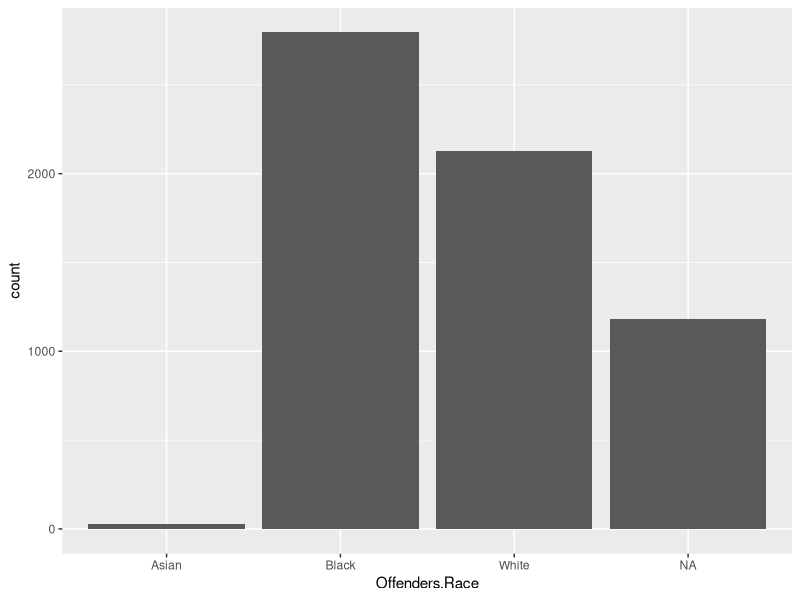
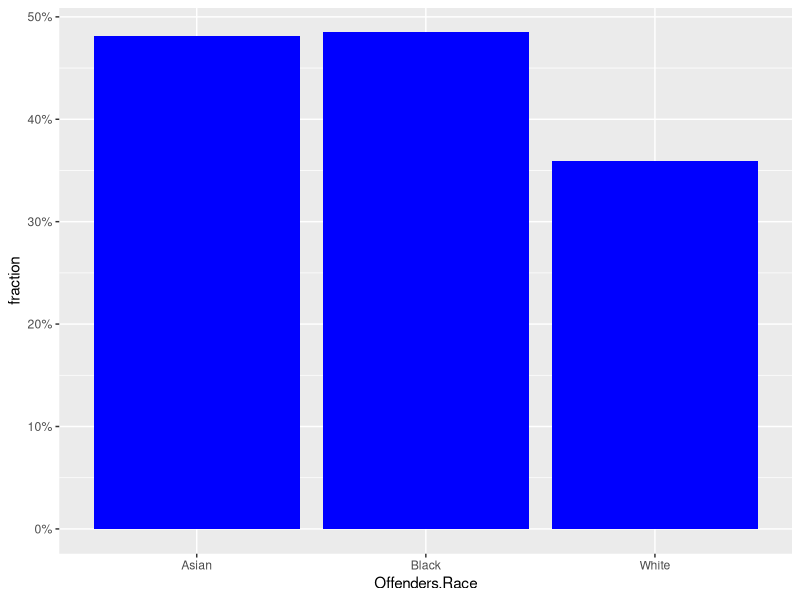
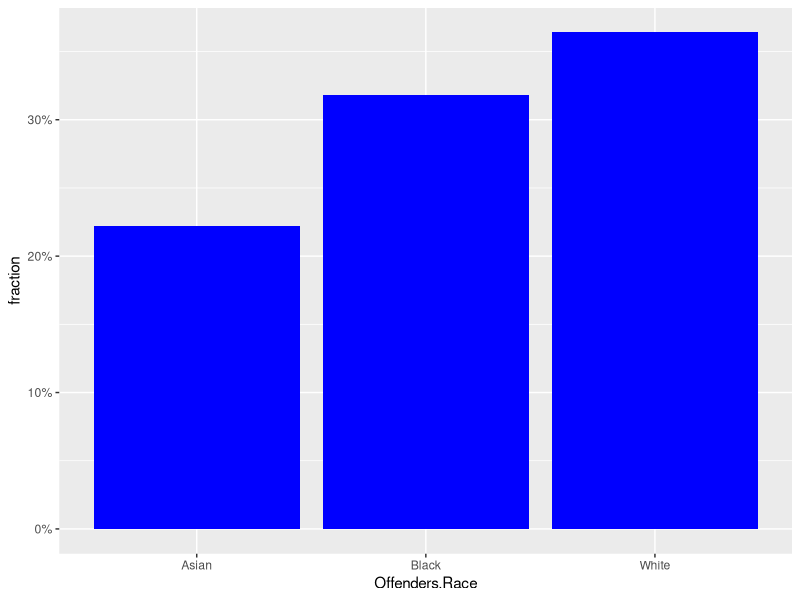
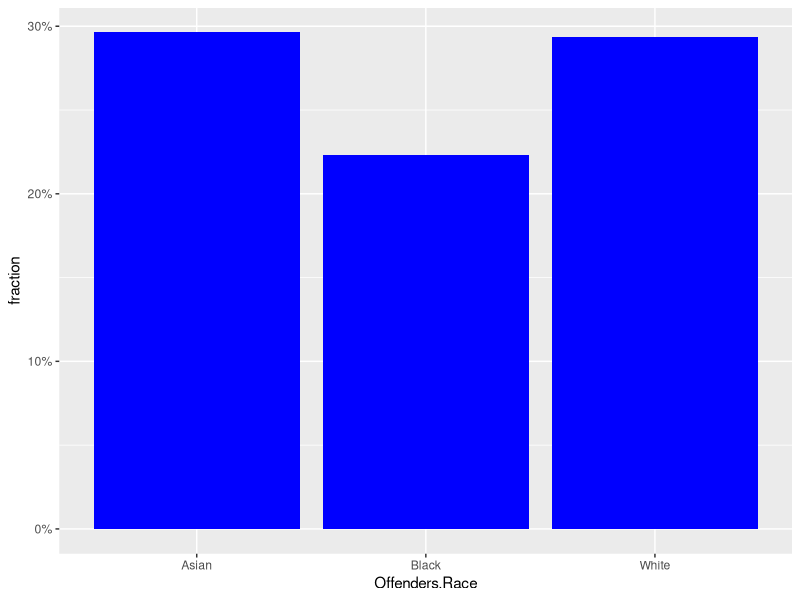
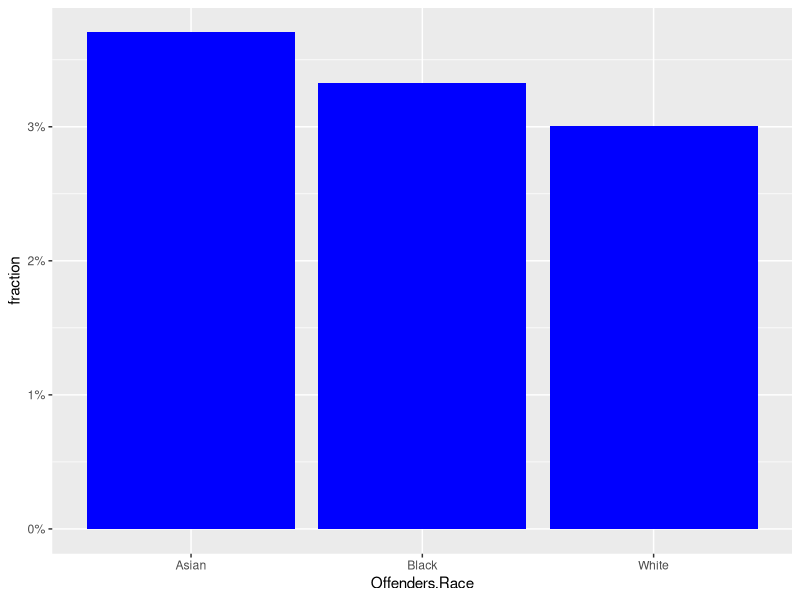
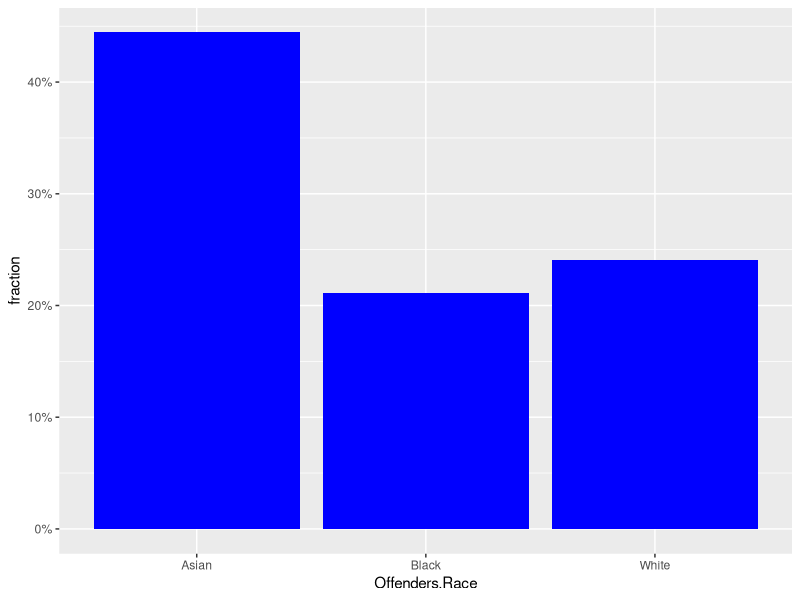
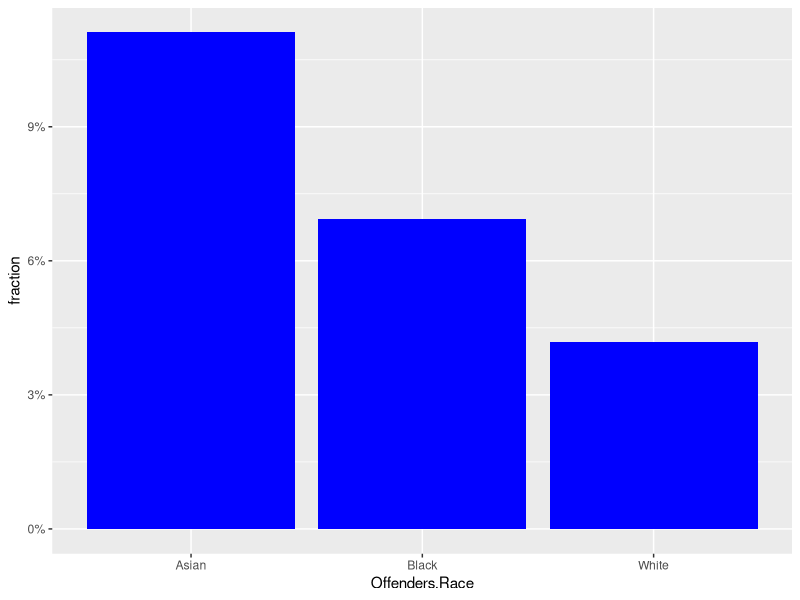
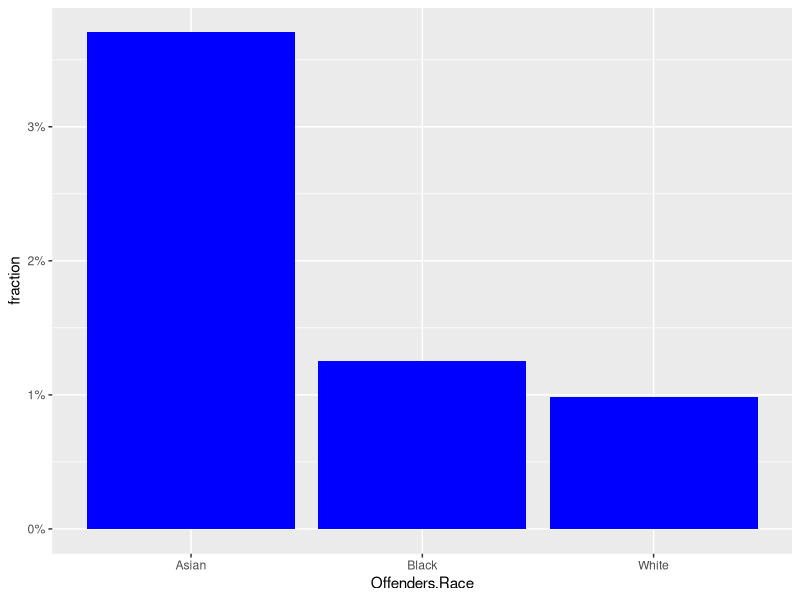

The R source for these figures, in order:
library(here)
library(ggplot2)
library(tidyr)
library(dplyr)

#loading files
UOF <- read.csv(file = here("clean data/orlando/UOF (cleaned).csv"), stringsAsFactors = FALSE)

#deleting rows where number of races and ethnicities dont match up.
UOF_Offenders<- UOF[-c(3041, 4376, 5295, 1125, 3039, 5293, 4374), ]

#separating rows to be one offender per row
UOF_Offenders<- UOF_Offenders %>% separate_rows(Offenders.Race, Offenders.Sex, Offenders.Ethnicity, sep= ";")

RaceCounts <- as.data.frame(table(UOF_Offenders$Offenders.Race)) 

#dataframes with counts of UOF being used on each race and the fraction it is of the total number of each race in the dataset
ElectroncicDevice <- as.data.frame(with(UOF_Offenders, table(Offenders.Race, Electronic.Device.Used))) 
  ElectroncicDevice <- ElectroncicDevice[-c(1,2,3), ]
  ElectroncicDevice$fraction = ElectroncicDevice$Freq / RaceCounts$Freq
ChemicalAgent <- as.data.frame(with(UOF_Offenders, table(Offenders.Race, Chemical.Agent.Used)))
  ChemicalAgent <- ChemicalAgent[-c(1,2,3), ]
  ChemicalAgent$fraction = ChemicalAgent$Freq / RaceCounts$Freq
Tackle <- as.data.frame(with(UOF_Offenders, table(Offenders.Race, Tackle.Take.Down)))
  Tackle <- Tackle[-c(1,2,3), ]
  Tackle$fraction = Tackle$Freq / RaceCounts$Freq
ImpactWeapon <- as.data.frame(with(UOF_Offenders, table(Offenders.Race, Impact.Weapons.Used)))
  ImpactWeapon <- ImpactWeapon[-c(1,2,3), ]
  ImpactWeapon$fraction = ImpactWeapon$Freq / RaceCounts$Freq
PhysicalStrike<- as.data.frame(with(UOF_Offenders, table(Offenders.Race, Physical.Strikes.Made)))
  PhysicalStrike <- PhysicalStrike[-c(1,2,3), ]
  PhysicalStrike$fraction = PhysicalStrike$Freq / RaceCounts$Freq
DeflationDevice<- as.data.frame(with(UOF_Offenders, table(Offenders.Race, Deflation.Devices.Used)))
  DeflationDevice <- DeflationDevice[-c(1,2,3), ]
  DeflationDevice$fraction = DeflationDevice$Freq / RaceCounts$Freq
K9<- as.data.frame(with(UOF_Offenders, table(Offenders.Race, K9.Unit.Involved)))
  K9 <- K9[-c(1,2,3), ]
  K9$fraction = K9$Freq / RaceCounts$Freq

  
##putting all the frequencies into one dataframe
AllFrequncies <- data.frame(Offenders.Race=c("Asian","Black","White"),ElectroncicDevice$Freq,ChemicalAgent$Freq,Tackle$Freq,ImpactWeapon$Freq,PhysicalStrike$Freq,DeflationDevice$Freq,K9$Freq,ElectroncicDevice$fraction,ChemicalAgent$fraction,Tackle$fraction,ImpactWeapon$fraction,PhysicalStrike$fraction,DeflationDevice$fraction,K9$fraction)



#some graphs of this
ggplot(UOF_Offenders, aes(Offenders.Race)) +
  geom_bar()

ggplot(ElectroncicDevice, aes(Offenders.Race, fraction)) +        
  geom_bar(stat = "identity", fill="blue")+     
  scale_y_continuous(labels = scales::percent)

ggplot(ChemicalAgent, aes(Offenders.Race, fraction)) +        
  geom_bar(stat = "identity", fill="blue")+     
  scale_y_continuous(labels = scales::percent)

ggplot(Tackle, aes(Offenders.Race, fraction)) +        
  geom_bar(stat = "identity", fill="blue")+     
  scale_y_continuous(labels = scales::percent)

ggplot(ImpactWeapon, aes(Offenders.Race, fraction)) +        
  geom_bar(stat = "identity", fill="blue")+     
  scale_y_continuous(labels = scales::percent)

ggplot(PhysicalStrike, aes(Offenders.Race, fraction)) +        
  geom_bar(stat = "identity", fill="blue")+     
  scale_y_continuous(labels = scales::percent)

ggplot(K9, aes(Offenders.Race, fraction)) +        
  geom_bar(stat = "identity", fill="blue")+     
  scale_y_continuous(labels = scales::percent)

ggplot(DeflationDevice, aes(Offenders.Race, fraction)) +        
  geom_bar(stat = "identity", fill="blue")+     
  scale_y_continuous(labels = scales::percent)

AllFreqGraphs <- AllFrequncies %>% pivot_longer(names_to="UOF.Type", values_to="Frequency", ElectroncicDevice.fraction:K9.fraction)
ggplot(AllFreqGraphs, aes(UOF.Type, Frequency, fill = Offenders.Race)) + geom_col(position = "dodge")+
theme(axis.text.x = element_text(angle = 90, vjust = 0.5, hjust=1))

AllCountsGraphs <- AllFrequncies %>% pivot_longer(names_to="UOF.Type", values_to="Counts", ElectroncicDevice.Freq:K9.Freq)
ggplot(AllCountsGraphs, aes(UOF.Type, Counts, fill = Offenders.Race)) + geom_col(position = "dodge")+
theme(axis.text.x = element_text(angle = 90, vjust = 0.5, hjust=1))
